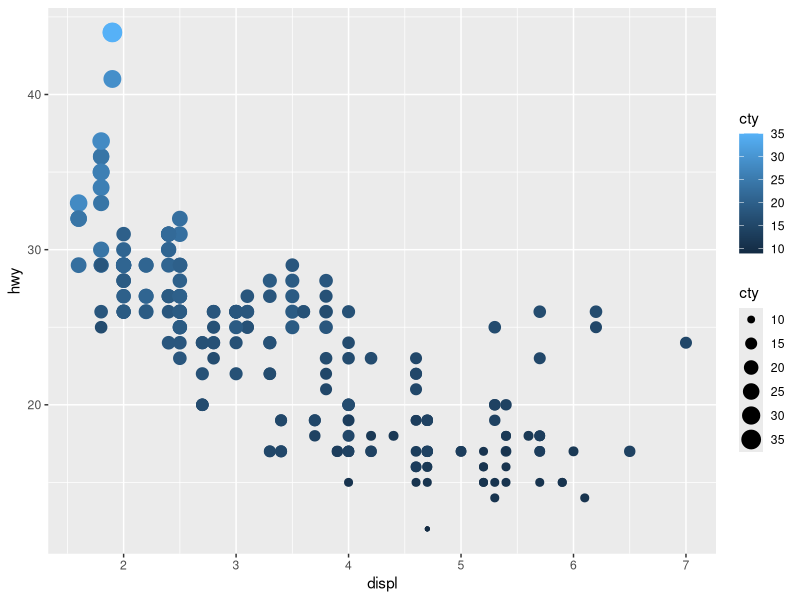
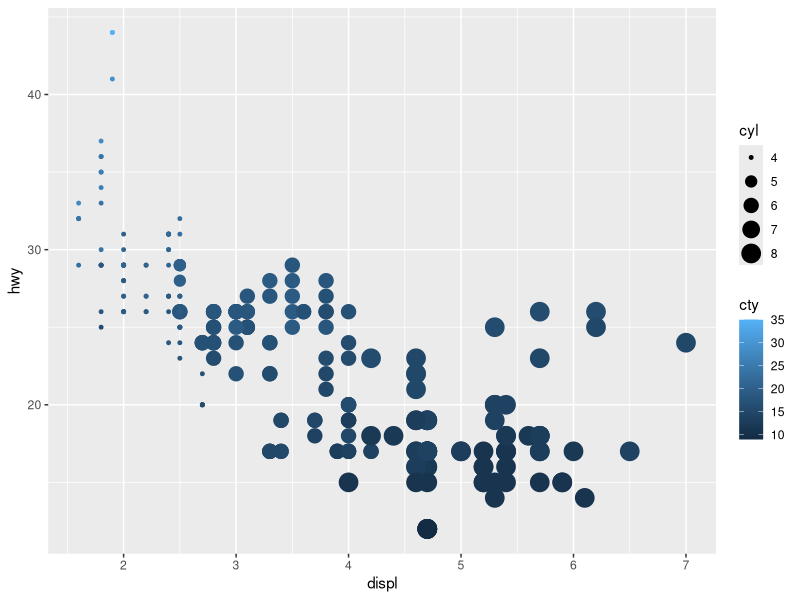
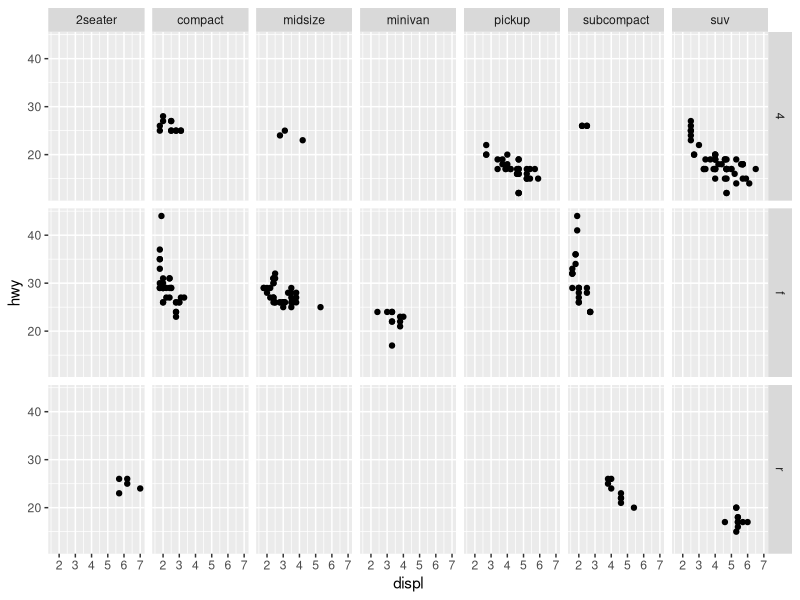
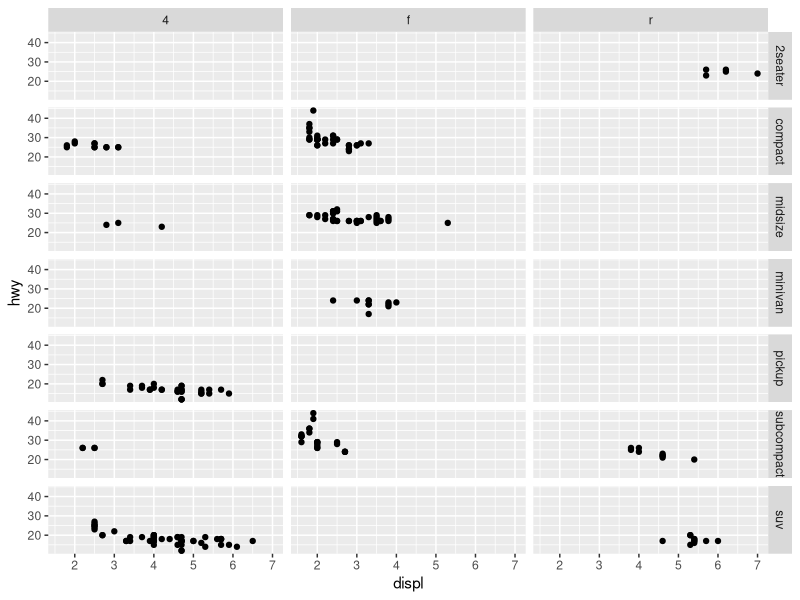
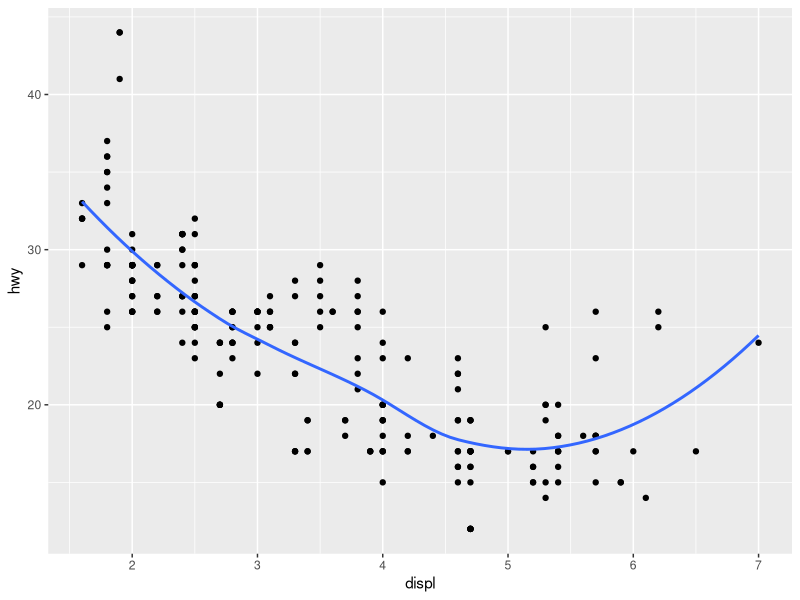
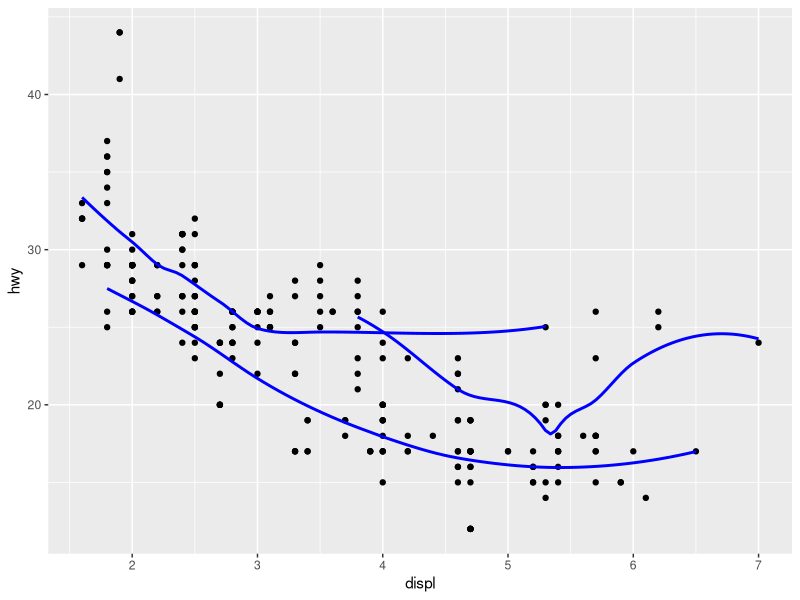
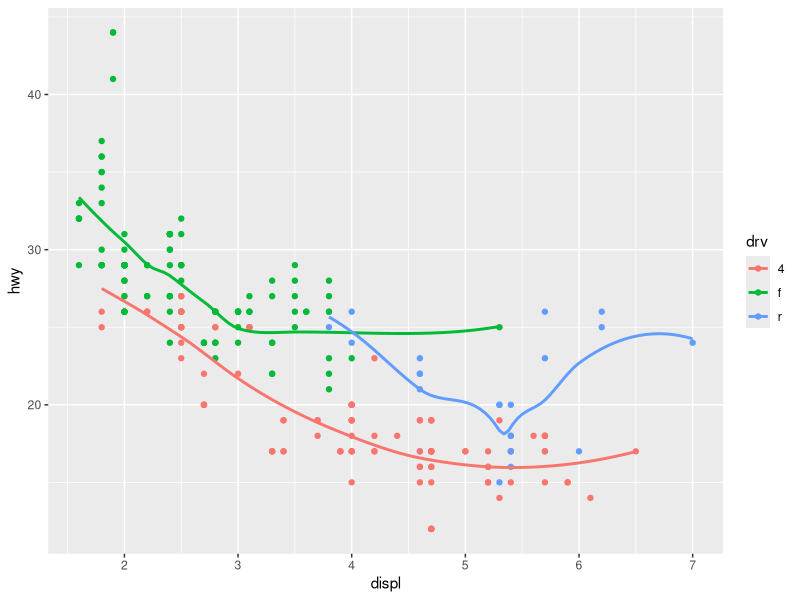
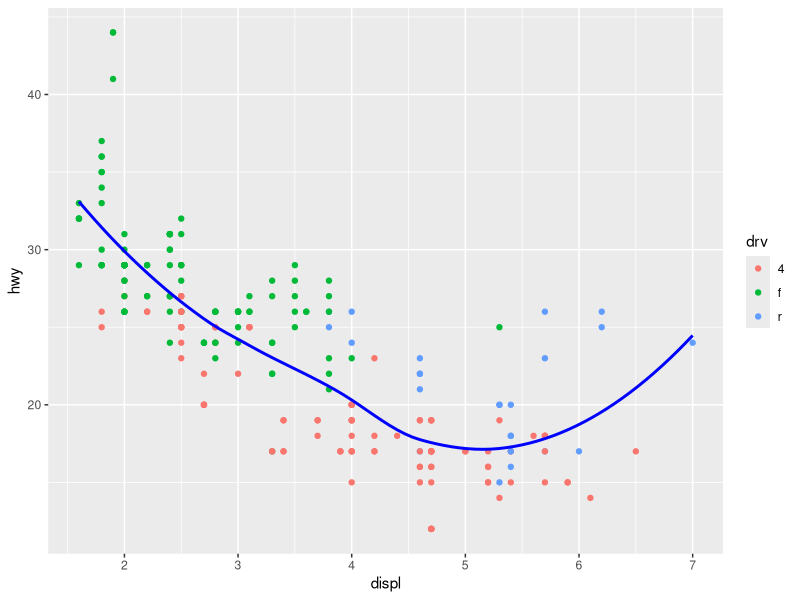

The R source for these figures, in order:
## ---- chunk 1
library(tidyverse) 
## ---- chunk 2
ggplot(data = mpg) + 
  geom_point(mapping = aes(x = displ, y = hwy, colour = cty, size = cty))
## ---- chunk 3
ggplot(data = mpg) + 
  geom_point(mapping = aes(x = displ, y = hwy, colour = cty, size = cyl))
## ---- chunk 4
ggplot(data = mpg) +
  geom_point(mapping = aes(x = displ, y = hwy)) + 
  facet_grid(drv ~ class)
## ---- chunk 5
ggplot(data = mpg) +
  geom_point(mapping = aes(x = displ, y = hwy)) + 
  facet_grid(class ~ drv)
## ---- chunk 6
ggplot(data = mpg, mapping = aes(x = displ, y = hwy)) + 
  geom_point() + 
  geom_smooth(se = FALSE)

ggplot(data = mpg, mapping = aes(x = displ, y = hwy)) + 
  geom_point() + 
  geom_smooth(mapping = aes(group = drv), color = 'blue', se = FALSE)

ggplot(data = mpg, mapping = aes(x = displ, y = hwy)) + 
  geom_point(mapping = aes(colour = drv)) + 
  geom_smooth(mapping = aes(group = drv, colour = drv), se = FALSE)

ggplot(data = mpg, mapping = aes(x = displ, y = hwy)) + 
  geom_point(mapping = aes(colour = drv)) + 
  geom_smooth(colour = 'blue', se = FALSE)

ggplot(data = mpg, mapping = aes(x = displ, y = hwy)) + 
  geom_point(mapping = aes(colour = drv)) + 
  geom_smooth(mapping = aes(linetype = drv), colour = 'blue', se = FALSE)

ggplot(data = mpg, mapping = aes(x = displ, y = hwy)) + 
  geom_point(mapping = aes(colour = drv))
## ---- chunk 7
ggplot(data = diamonds) + 
  geom_bar(mapping = aes(x = cut, y = ..prop..))

ggplot(data = diamonds) + 
  geom_bar(mapping = aes(x = cut, fill = color, y = ..prop..))
## ---- chunk 8
ggplot(data = diamonds) + 
  geom_bar(mapping = aes(x = cut, y = ..prop.., group = 1))

ggplot(data = diamonds) + 
  geom_bar(mapping = aes(x = cut, fill = color, y = ..prop.., group = color))
## ---- chunk 9
ggplot(data = mpg, aes(x = drv, y = hwy, color = class)) +
  geom_boxplot()
## ---- chunk 10
ggplot(data = mpg, aes(x = drv, y = hwy, color = class)) +
  geom_boxplot(position = 'identity')
## ---- chunk 11
ggplot(data = mpg, mapping = aes(x = cty, y = hwy)) +
  geom_point() + 
  geom_abline() +
  coord_fixed()
